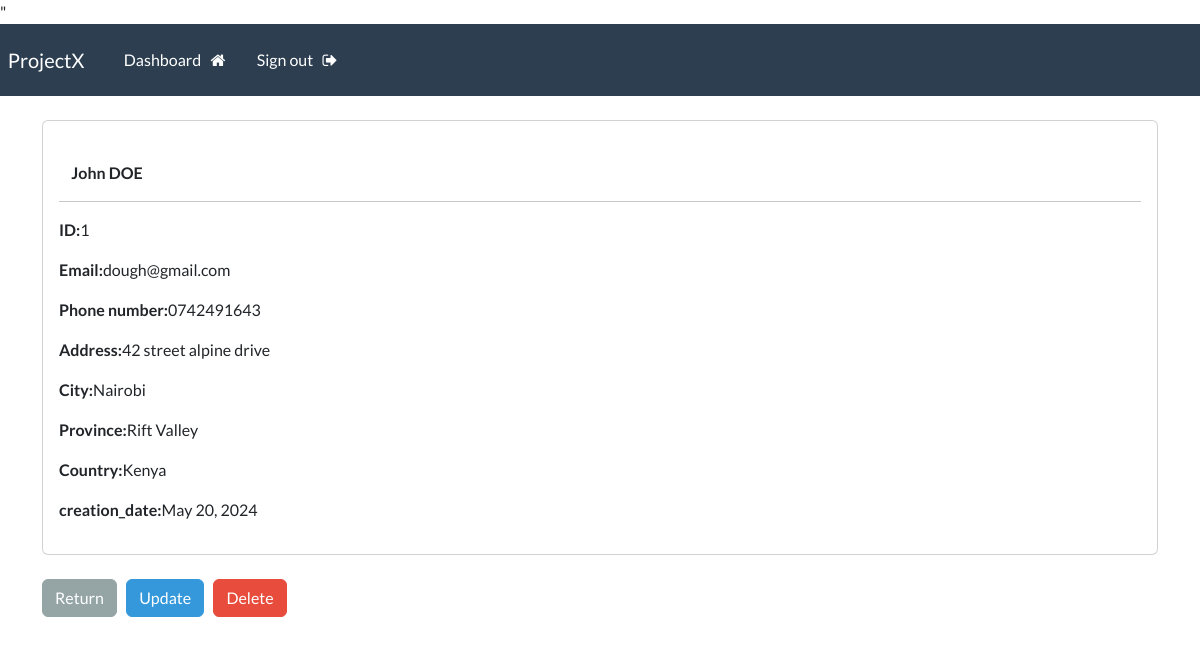
The app's page /record/1 (signed in), older data.
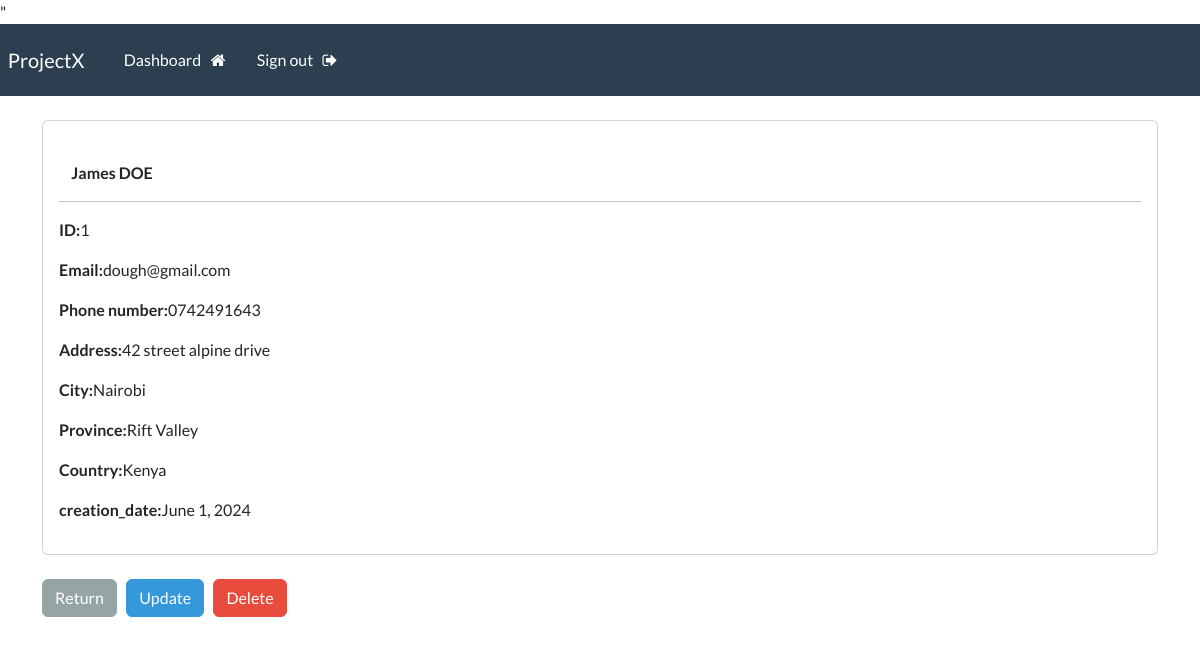
The same page, newer data.
### webapp/models.py (models this page shows)
class Record(models.Model):
    creation_date = models.DateField(auto_now=True)
    first_name = models.CharField(max_length=100)
    last_name = models.CharField(max_length=100)
    email = models.CharField(max_length=255)
    phone = models.CharField(max_length=20)
    address = models.CharField(max_length=300)
    city = models.CharField(max_length=255)
    province = models.CharField(max_length=200)
    country = models.CharField(max_length=125)

### webapp/views.py (the view)
# urls.py: path('record/<int:pk>',views.singular_record, name='record'),
@login_required(login_url='my-login')
def singular_record(request, pk):
    all_records= Record.objects.get(id=pk)
    context = {'record':all_records}
    return render(request, 'webapp/view-record.html', context=context)

### webapp/templates/webapp/view-record.html (shortened to what this page needs)
{% extends 'webapp/base.html' %}
{% block content %}
<div class="card">
    <div class="card-body">
        <strong>
            <br>
            {{record.first_name}}
            {{record.last_name|upper}}
        </strong>
        <hr>
        <p><strong>ID:</strong>{{record.id}}</p>
        <p><strong>Email:</strong>{{record.email}}</p>
        <p><strong>Phone number:</strong>{{record.phone}}</p>
        <p><strong>Address:</strong>{{record.address}}</p>
        <p><strong>City:</strong>{{record.city}}</p>
        <p><strong>Province:</strong>{{record.province}}</p>
        <p><strong>Country:</strong>{{record.country}}</p>
        <p><strong>creation_date:</strong>{{record.creation_date}}</p>
    </div>
</div>
    <br>
    <a href="{% url 'dashboard'  %}" class="btn btn-secondary">Return</a>
    <a href="{% url 'update-record' record.id  %}" class="btn btn-info">Update</a>
    <a href="{% url 'delete-record' record.id  %}" class="btn btn-danger">Delete</a>
{% endblock %}

Row changes from the older to the newer data that the page shows:
changed Record "DOE": first_name "John" → "James"; creation_date "May 20, 2024" → "June 1, 2024"
